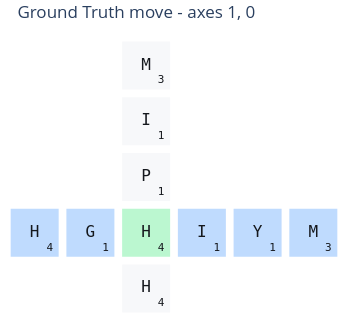

Source (notebook cell):
### Markdown cell above
## Compare with the witness

The witness proves that the case is solvable. It is not the only valid move and may not be the highest-scoring move.

### Code cell
view.show_all(figures.plot_llm_run_move(context, move_source="ground_truth"))

### Figure 1 — Plotly figure (JSON) as saved in the notebook; plotly's stock layout.template omitted (floating-point values rounded to 4 significant figures)
{"data": [{"customdata": [[[-2, 0], "0", 4], [[-1, -2], "", 4], [[-1, -1], "", 1], [[-1, 0], "0", 4], [[-1, 1], "", 1], [[-1, 2], "", 1], [[-1, 3], "", 3], [[0, 0], "0", 1], [[1, 0], "0", 1], [[2, 0], "0", 3]], "hovertemplate": "coord=%{customdata[0]}<br>symbol=%{text}<br>score=%{customdata[2]}<br>axes=%{customdata[1]}<extra></extra>", "marker": {"color": ["#f7f8fa", "#bfdbfe", "#bfdbfe", "#bbf7d0", "#bfdbfe", "#bfdbfe", "#bfdbfe", "#f7f8fa", "#f7f8fa", "#f7f8fa"], "line": {"color": "rgba(0, 0, 0, 0)", "width": 0}, "size": 48, "symbol": "square"}, "mode": "markers+text", "showlegend": false, "text": ["H", "H", "G", "H", "I", "Y", "M", "P", "I", "M"], "textfont": {"color": "#15181d", "family": "DejaVu Sans Mono, Menlo, Consolas, monospace", "size": 16}, "textposition": "middle center", "type": "scatter", "x": [0, -2, -1, 0, 1, 2, 3, 0, 0, 0], "y": [-2, -1, -1, -1, -1, -1, -1, 0, 1, 2]}, {"hoverinfo": "skip", "mode": "text", "showlegend": false, "text": ["4", "4", "1", "4", "1", "1", "3", "1", "1", "3"], "textfont": {"color": "#15181d", "family": "DejaVu Sans Mono, Menlo, Consolas, monospace", "size": 11}, "textposition": "middle center", "type": "scatter", "x": [0.27, -1.73, -0.73, 0.27, 1.27, 2.27, 3.27, 0.27, 0.27, 0.27], "y": [-2.27, -1.27, -1.27, -1.27, -1.27, -1.27, -1.27, -0.27, 0.73, 1.73]}], "layout": {"dragmode": "pan", "height": 322, "margin": {"b": 4, "l": 4, "r": 4, "t": 36}, "paper_bgcolor": "white", "plot_bgcolor": "rgba(0, 0, 0, 0)", "showlegend": false, "title": {"text": "Ground Truth move - axes 1, 0"}, "width": 348, "xaxis": {"range": [-2.53, 3.53], "scaleanchor": "y", "scaleratio": 1, "showgrid": false, "showticklabels": false, "visible": false, "zeroline": false}, "yaxis": {"range": [-2.53, 2.53], "showgrid": false, "showticklabels": false, "visible": false, "zeroline": false}}}
